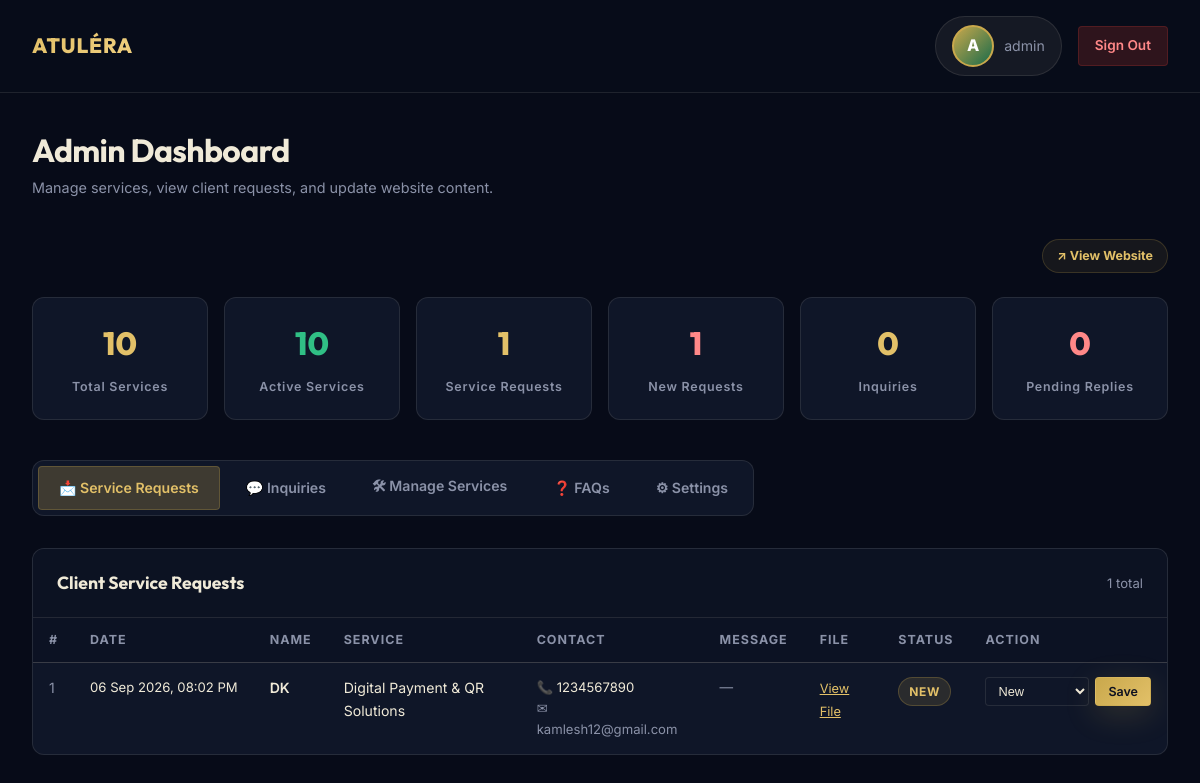
The page /admin (signed in) on the database its author committed.
### tables this page shows
CREATE TABLE admin_users (
            id            INTEGER PRIMARY KEY AUTOINCREMENT,
            username      TEXT UNIQUE NOT NULL,
            password      TEXT NOT NULL,
            profile_photo TEXT DEFAULT ''
        );

CREATE TABLE service_requests (
            id               INTEGER PRIMARY KEY AUTOINCREMENT,
            service_id       INTEGER,
            service_title    TEXT NOT NULL,
            name             TEXT NOT NULL,
            phone            TEXT,
            email            TEXT,
            business_name    TEXT,
            message          TEXT,
            preferred_contact TEXT DEFAULT 'phone',
            status           TEXT DEFAULT 'New',
            created_at       TEXT NOT NULL,
            client_file      TEXT DEFAULT ''
        );

### app.py (the view)
@app.route("/admin")
@login_required
def admin_dashboard():
    db           = get_db()
    services     = db.execute("SELECT * FROM services ORDER BY group_name,sort_order").fetchall()
    galleries_raw = db.execute("SELECT * FROM service_gallery").fetchall()
    galleries = {}
    for g in galleries_raw:
        galleries.setdefault(g["service_id"], []).append(g)
    inquiries    = db.execute("SELECT * FROM inquiries ORDER BY id DESC").fetchall()
    faqs         = db.execute("SELECT * FROM faqs ORDER BY sort_order").fetchall()
    requests_rows= db.execute("SELECT * FROM service_requests ORDER BY id DESC").fetchall()
    testimonials = db.execute("SELECT * FROM testimonials ORDER BY id DESC").fetchall()
    stats = {
        "total_services":    len(services),
        "active_services":   sum(1 for s in services if s["active"]),
        "total_inquiries":   len(inquiries),
        "pending_inquiries": sum(1 for i in inquiries if not i["responded"]),
        "total_requests":    len(requests_rows),
        "new_requests":      sum(1 for r in requests_rows if r["status"] == "New"),
    }
    admin       = db.execute("SELECT * FROM admin_users WHERE username=?", (session.get("admin_username"),)).fetchone()
    admin_photo = admin["profile_photo"] if admin and admin["profile_photo"] else ""
    return render_template(
        "admin_dashboard.html",
        services=services,
        galleries=galleries,
        inquiries=inquiries,
        faqs=faqs,
        service_requests=requests_rows,
        request_statuses=REQUEST_STATUSES,
        stats=stats,
        admin_photo=admin_photo,
        testimonials=testimonials,
        supabase_active=bool(supabase),
        elevenlabs_agent_active=elevenlabs_agent_active(),
    )

### app.py (called while the page is built)
def get_db():
    if "db" not in g:
        g.db = sqlite3.connect(DB_PATH)
        g.db.row_factory = sqlite3.Row
    return g.db

def login_required(view):
    @wraps(view)
    def wrapped(*args, **kwargs):
        if not session.get("admin_logged_in"):
            return redirect(url_for("admin_login"))
        return view(*args, **kwargs)
    return wrapped

def elevenlabs_agent_active():
    return bool(ELEVENLABS_AGENT_ID and ELEVENLABS_AGENT_ID.strip()
                and ELEVENLABS_AGENT_ID != "your_agent_id_here")

### atulera-app/templates/admin_dashboard.html (shortened to what this page needs)
<!DOCTYPE html>
<html lang="en">
<head>
<link rel="stylesheet" href="{{ url_for('static', filename='css/style.css') }}">
</head>
<body class="admin-body">
<div class="admin-topbar">
  <a href="{{ url_for('home') }}" class="brand">ATULÉRA</a>
  <div class="admin-topbar-right">
    <div class="admin-user-badge" style="display:flex; align-items:center; gap:10px;">
      {% if admin_photo %}
      <img src="{{ url_for('static', filename=admin_photo) }}" alt="{{ session.admin_username }}" class="admin-avatar" title="{{ session.admin_username }}">
      {% else %}
      <div class="admin-avatar-placeholder">{{ session.admin_username[0].upper() if session.admin_username else 'A' }}</div>
      {% endif %}
      <span>{{ session.admin_username }}</span>
    </div>
    <a href="{{ url_for('admin_logout') }}" class="admin-logout">Sign Out</a>
  </div>
</div>
<div class="admin-main">
  <h1 class="admin-page-title">Admin Dashboard</h1>
  <p class="admin-page-subtitle">Manage services, view client requests, and update website content.</p>
  <div style="display:flex; justify-content:flex-end; margin-bottom:24px;">
    <a href="/" target="_blank" style="display:inline-flex; align-items:center; gap:6px; padding:6px 14px; border-radius:20px; font-size:0.78rem; font-weight:700; background:rgba(201,168,76,0.08); border:1px solid rgba(201,168,76,0.2); color:var(--gold-light); text-decoration:none; transition:all 0.2s;" onmouseover="this.style.background='rgba(201,168,76,0.15)'" onmouseout="this.style.background='rgba(201,168,76,0.08)'">
      ↗ View Website
    </a>
  </div>
  <div class="admin-stats">
    <div class="admin-stat">
      <span class="admin-stat-num">{{ stats.total_services }}</span>
      <span class="admin-stat-label">Total Services</span>
    </div>
    <div class="admin-stat">
      <span class="admin-stat-num emerald">{{ stats.active_services }}</span>
      <span class="admin-stat-label">Active Services</span>
    </div>
    <div class="admin-stat">
      <span class="admin-stat-num">{{ stats.total_requests }}</span>
      <span class="admin-stat-label">Service Requests</span>
    </div>
    <div class="admin-stat">
      <span class="admin-stat-num red">{{ stats.new_requests }}</span>
      <span class="admin-stat-label">New Requests</span>
    </div>
    <div class="admin-stat">
      <span class="admin-stat-num">{{ stats.total_inquiries }}</span>
      <span class="admin-stat-label">Inquiries</span>
    </div>
    <div class="admin-stat">
      <span class="admin-stat-num red">{{ stats.pending_inquiries }}</span>
      <span class="admin-stat-label">Pending Replies</span>
    </div>
  </div>
  <div class="admin-tabs">
    <button class="admin-tab active" data-panel="requests">📩 Service Requests</button>
    <button class="admin-tab" data-panel="inquiries">💬 Inquiries</button>
    <button class="admin-tab" data-panel="services">🛠 Manage Services</button>
    <button class="admin-tab" data-panel="faqs">❓ FAQs</button>
    <button class="admin-tab" data-panel="settings">⚙ Settings</button>
  </div>
  <div class="admin-panel active" id="panel-requests">
    <div class="admin-section-card">
      <div class="admin-section-header">
        <span class="admin-section-title">Client Service Requests</span>
        <span style="font-size:0.82rem; color:var(--text-ink-dim);">{{ service_requests|length }} total</span>
      </div>
      {% if service_requests %}
      <div class="admin-table-wrap">
        <table>
          <thead>
            <tr>
              <th>#</th>
              <th>Date</th>
              <th>Name</th>
              <th>Service</th>
              <th>Contact</th>
              <th>Message</th>
              <th>File</th>
              <th>Status</th>
              <th>Action</th>
            </tr>
          </thead>
          <tbody>
            {% for r in service_requests %}
            <tr>
              <td style="color:var(--text-ink-dim);">{{ r.id }}</td>
              <td style="font-size:0.82rem; white-space:nowrap;">{{ r.created_at }}</td>
              <td style="font-weight:600;">{{ r.name }}</td>
              <td>
                <span style="font-size:0.88rem;">{{ r.service_title }}</span>
              </td>
              <td style="font-size:0.82rem;">
                {% if r.phone %}<div>📞 {{ r.phone }}</div>{% endif %}
                {% if r.email %}<div style="color:var(--text-ink-dim);">✉ {{ r.email }}</div>{% endif %}
              </td>
              <td style="font-size:0.85rem; color:var(--text-ink-dim); max-width:220px;">
                {{ r.message[:120] ~ '...' if r.message and r.message|length > 120 else r.message or '—' }}
              </td>
              <td>
                {% if r.client_file %}
                <a href="{{ url_for('static', filename=r.client_file) }}" target="_blank" style="font-size:0.8rem; color:var(--gold-light); text-decoration:underline;">View File</a>
                {% else %}
                <span style="font-size:0.8rem; color:var(--text-ink-dim);">—</span>
                {% endif %}
              </td>
              <td>
                {% set sc = r.status.lower().replace(' ','') %}
                <span class="status-badge status-{{ sc }}">{{ r.status }}</span>
              </td>
              <td>
                <form method="POST" action="{{ url_for('admin_servicerequest_status', req_id=r.id) }}" style="display:flex; gap:6px; align-items:center;">
                  <select name="status" style="background:var(--ink-soft); border:1px solid var(--border-ink); color:var(--text-ink); padding:5px 8px; font-size:0.8rem; border-radius:4px;">
                    {% for st in request_statuses %}
                    <option value="{{ st }}" {{ 'selected' if st == r.status else '' }}>{{ st }}</option>
                    {% endfor %}
                  </select>
                  <button type="submit" class="btn btn-sm btn-solid" style="padding:6px 12px; font-size:0.78rem;">Save</button>
                </form>
              </td>
            </tr>
            {% endfor %}
          </tbody>
        </table>
      </div>
      {% else %}
      <div style="padding:48px; text-align:center; color:var(--text-ink-dim);">
        <div style="font-size:2.5rem; margin-bottom:12px;">📭</div>
        No service requests yet. They'll appear here when clients submit them.
      </div>
      {% endif %}
    </div>
  </div>
</div>
</body>
</html>

### atulera-app/templates/admin_dashboard.html (style rules this page uses)
body { background: #070B18; }
.admin-avatar-placeholder { width: 42px; height: 42px; border-radius: 50%; background: linear-gradient(135deg, var(--gold), var(--emerald)); display: flex; align-items: center; justify-content: center; font-weight: 800; font-size: 1rem; color: #fff; border: 2px solid var(--gold); cursor: default; flex-shrink: 0; }

### rows shown on the page
admin_users: admin_username "admin"
service_requests: id "1", created_at "06 Sep 2026, 08:02 PM", name "DK", service_title "Digital Payment & QR Solutions", phone "1234567890", email "kamlesh12@gmail.com", message "—", status "NEW"

### other values the page prints
{{ session.admin_username[0].upper() if session.admin_username else 'A' }} "A"
{{ stats.total_services }} "10"
{{ stats.active_services }} "10"
{{ stats.total_requests }} "1"
{{ stats.new_requests }} "1"
{{ stats.total_inquiries }} "0"
{{ stats.pending_inquiries }} "0"
{{ service_requests|length }} "1"
form field status "New"
